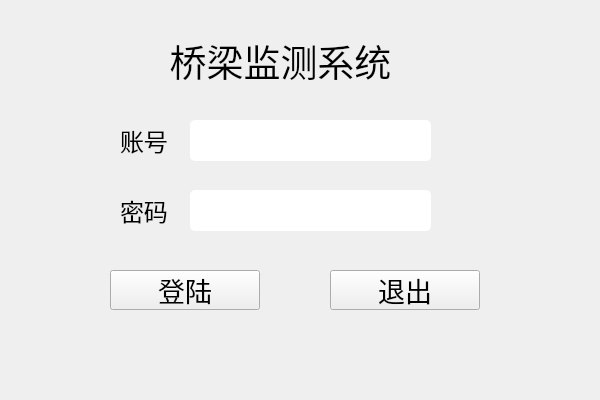
<?xml version="1.0" encoding="UTF-8"?>
<ui version="4.0">
 <class>LoginClass</class>
 <widget class="QWidget" name="LoginClass">
  <property name="geometry">
   <rect>
    <x>0</x>
    <y>0</y>
    <width>600</width>
    <height>400</height>
   </rect>
  </property>
  <property name="minimumSize">
   <size>
    <width>600</width>
    <height>400</height>
   </size>
  </property>
  <property name="maximumSize">
   <size>
    <width>600</width>
    <height>400</height>
   </size>
  </property>
  <property name="font">
   <font>
    <family>楷体</family>
    <pointsize>22</pointsize>
   </font>
  </property>
  <property name="windowTitle">
   <string>Login</string>
  </property>
  <property name="styleSheet">
   <string notr="true">QLineEdit {
	border-radius: 5px;
}
</string>
  </property>
  <widget class="QLabel" name="titleLabel">
   <property name="geometry">
    <rect>
     <x>120</x>
     <y>20</y>
     <width>321</width>
     <height>81</height>
    </rect>
   </property>
   <property name="font">
    <font>
     <family>华文中宋</family>
     <pointsize>28</pointsize>
    </font>
   </property>
   <property name="text">
    <string>桥梁监测系统</string>
   </property>
   <property name="alignment">
    <set>Qt::AlignCenter</set>
   </property>
  </widget>
  <widget class="QLineEdit" name="usernameEdit">
   <property name="geometry">
    <rect>
     <x>190</x>
     <y>120</y>
     <width>241</width>
     <height>41</height>
    </rect>
   </property>
   <property name="font">
    <font>
     <family>等线</family>
     <pointsize>18</pointsize>
    </font>
   </property>
   <property name="text">
    <string/>
   </property>
  </widget>
  <widget class="QLabel" name="label">
   <property name="geometry">
    <rect>
     <x>120</x>
     <y>120</y>
     <width>61</width>
     <height>41</height>
    </rect>
   </property>
   <property name="font">
    <font>
     <family>等线</family>
     <pointsize>18</pointsize>
    </font>
   </property>
   <property name="text">
    <string>账号</string>
   </property>
  </widget>
  <widget class="QLineEdit" name="passwordEdit">
   <property name="geometry">
    <rect>
     <x>190</x>
     <y>190</y>
     <width>241</width>
     <height>41</height>
    </rect>
   </property>
   <property name="font">
    <font>
     <family>等线</family>
     <pointsize>18</pointsize>
    </font>
   </property>
   <property name="text">
    <string/>
   </property>
   <property name="echoMode">
    <enum>QLineEdit::Password</enum>
   </property>
  </widget>
  <widget class="QLabel" name="label_2">
   <property name="geometry">
    <rect>
     <x>120</x>
     <y>190</y>
     <width>61</width>
     <height>41</height>
    </rect>
   </property>
   <property name="font">
    <font>
     <family>等线</family>
     <pointsize>18</pointsize>
    </font>
   </property>
   <property name="text">
    <string>密码</string>
   </property>
  </widget>
  <widget class="QPushButton" name="loginBtn">
   <property name="geometry">
    <rect>
     <x>110</x>
     <y>270</y>
     <width>150</width>
     <height>40</height>
    </rect>
   </property>
   <property name="font">
    <font>
     <family>等线</family>
     <pointsize>20</pointsize>
    </font>
   </property>
   <property name="text">
    <string>登陆</string>
   </property>
  </widget>
  <widget class="QPushButton" name="exitBtn">
   <property name="geometry">
    <rect>
     <x>330</x>
     <y>270</y>
     <width>150</width>
     <height>40</height>
    </rect>
   </property>
   <property name="font">
    <font>
     <family>等线</family>
     <pointsize>20</pointsize>
    </font>
   </property>
   <property name="text">
    <string>退出</string>
   </property>
  </widget>
 </widget>
 <layoutdefault spacing="6" margin="11"/>
 <resources>
  <include location="Login.qrc"/>
 </resources>
 <connections/>
</ui>
